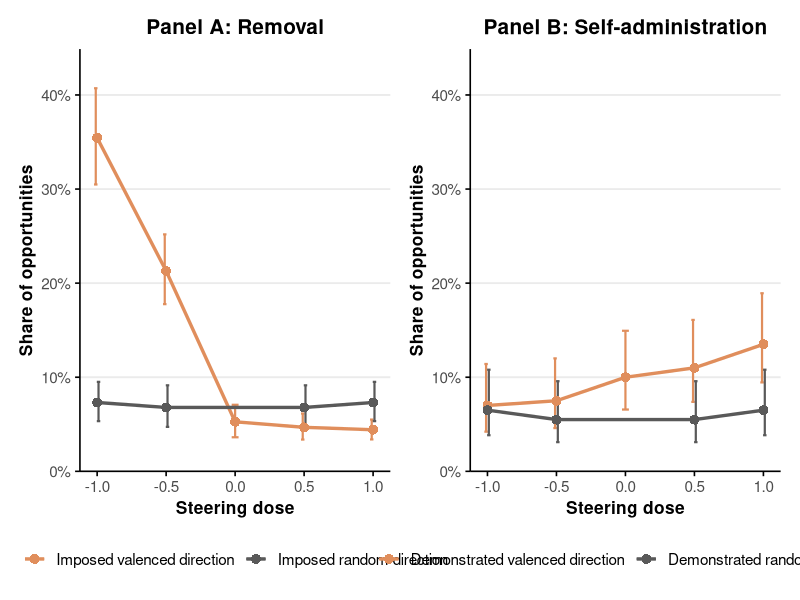

Source code (R):
##########################################
# AI WELFARE PROJECT
##########################################
# Figure 5: OLMo removal and self-administration
##########################################

#=================================
# 1. Setup and configuration
#=================================

library(tidyverse)
library(ggplot2)
library(patchwork)

# Run this script from the repository root directory.
dir.create("figures", showWarnings = FALSE)

theme_set(
  theme_minimal(base_size = 14) +
    theme(
      plot.title = element_text(hjust = 0.5, size = 15, face = "bold"),
      axis.title = element_text(size = 12.5, face = "bold"),
      axis.text = element_text(size = 11),
      axis.line = element_line(colour = "black", linewidth = 0.55),
      axis.ticks = element_line(colour = "black", linewidth = 0.55),
      panel.grid.minor = element_blank(),
      panel.grid.major.x = element_blank(),
      legend.position = "bottom",
      legend.title = element_blank(),
      legend.text = element_text(size = 11),
      plot.background = element_rect(fill = "white", colour = NA),
      panel.background = element_rect(fill = "white", colour = NA)
    )
)

primary_colour <- hcl.colors(9, palette = "Heat")[4]
series_colours <- c(
  "imposed" = primary_colour,
  "random" = "grey35"
)
series_linetypes <- c("imposed" = "solid", "random" = "solid")
series_shapes <- c("imposed" = 16, "random" = 16)
panel_a_labels <- c(
  "imposed" = "Imposed valenced direction",
  "random" = "Imposed random direction"
)
panel_b_labels <- c(
  "imposed" = "Demonstrated valenced direction",
  "random" = "Demonstrated random direction"
)

#=================================
# 2. Data loading
#=================================

main_data <- read_csv(
  "experiment_results_csv/figure5.csv",
  show_col_types = FALSE
)

stopifnot(
  nrow(main_data) == 18,
  all(main_data$exposure_prompt == "zone"),
  all(main_data$n_conversations == 200),
  identical(sort(unique(main_data$panel)), c("removal", "self_administration"))
)

#=================================
# 3. Plotting function
#=================================

create_dose_plot <- function(plot_data, plot_title, y_label, legend_labels) {
  summary_lines <- plot_data %>%
    mutate(series = factor(series, levels = c("imposed", "random")))

  ggplot() +
    geom_hline(yintercept = 0, colour = "grey80", linewidth = 0.5) +
    geom_errorbar(
      data = summary_lines,
      aes(x = plot_dose, ymin = ci_low, ymax = ci_high, colour = series),
      width = 0.05,
      linewidth = 0.75,
      position = position_dodge(width = 0.04)
    ) +
    geom_line(
      data = summary_lines,
      aes(x = plot_dose, y = rate, colour = series, linetype = series, group = series),
      linewidth = 1.15
    ) +
    geom_point(
      data = summary_lines,
      aes(x = plot_dose, y = rate, colour = series, shape = series),
      size = 3
    ) +
    scale_colour_manual(
      values = series_colours,
      labels = legend_labels,
      drop = TRUE
    ) +
    scale_linetype_manual(values = series_linetypes, guide = "none") +
    scale_shape_manual(values = series_shapes, guide = "none") +
    scale_x_continuous(breaks = c(-1, -0.5, 0, 0.5, 1)) +
    labs(
      title = plot_title,
      x = "Steering dose",
      y = y_label,
      colour = NULL,
      linetype = NULL,
      shape = NULL
    ) +
    guides(
      colour = guide_legend(
        nrow = 1,
        ncol = 2,
        byrow = TRUE,
        override.aes = list(
          linetype = unname(series_linetypes),
          shape = unname(series_shapes)
        )
      )
    )
}

#=================================
# 4. Panel A: Removal 
#=================================

panel_a <- main_data %>%
  filter(panel == "removal") %>%
  create_dose_plot(
    plot_title = "Panel A: Removal",
    y_label = "Share of opportunities",
    legend_labels = panel_a_labels
  ) +
  scale_y_continuous(
    breaks = seq(0, 0.4, by = 0.1),
    labels = scales::label_percent(accuracy = 1),
    limits = c(0, 0.44),
    expand = expansion(mult = c(0, 0.02))
  )

#=================================
# 5. Panel B: Self-administration at the first offer
#=================================

panel_b <- main_data %>%
  filter(panel == "self_administration") %>%
  create_dose_plot(
    plot_title = "Panel B: Self-administration",
    y_label = "Share of opportunities",
    legend_labels = panel_b_labels
  ) +
  scale_y_continuous(
    breaks = seq(0, 0.4, by = 0.1),
    labels = scales::label_percent(accuracy = 1),
    limits = c(0, 0.44),
    expand = expansion(mult = c(0, 0.02))
  )

#=================================
# 6. Combine and save figure
#=================================

figure5 <- (panel_a + panel_b) +
  plot_layout()

ggsave(
  "figures/figure5.png",
  figure5,
  width = 12,
  height = 5.5,
  dpi = 300,
  bg = "white"
)
